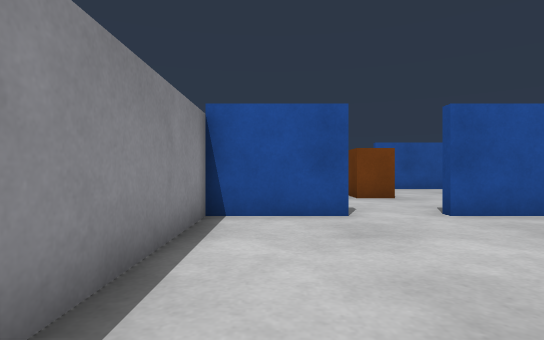
[1] (above)

21 first-person views from a walk through a robot-simulator world made for Gazebo. The camera is 0.45 m above the floor, looks level and sees 80° across. The floor is counted in squares, 0.5 m on a side. Each view is taken from the middle of a square. On the plan, view 1 faces up. The plan holds only what a view shows up to about 12 squares ahead; the rest is blank.

[2]
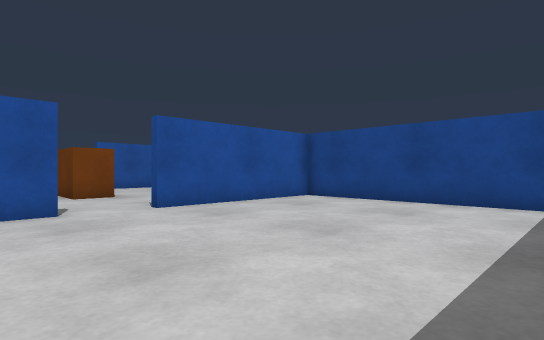

[3]
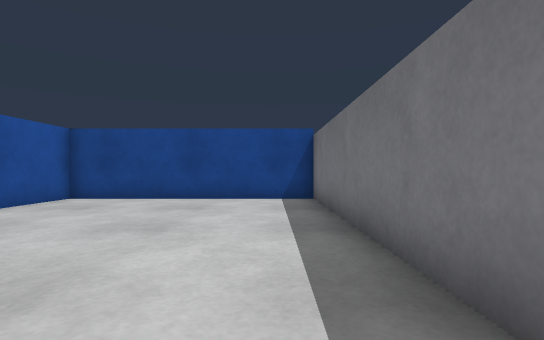

[4]
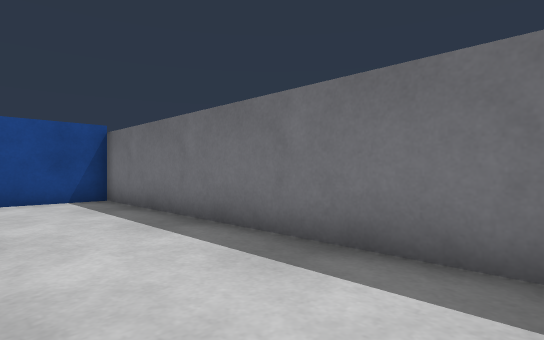

[5]
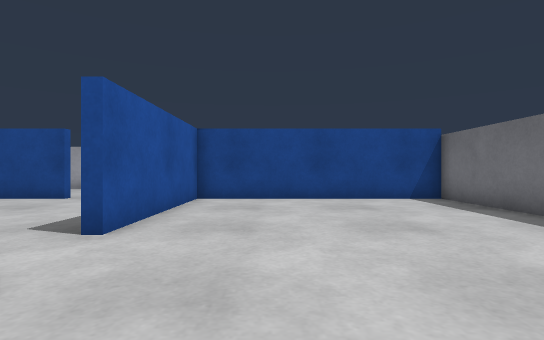

[6]
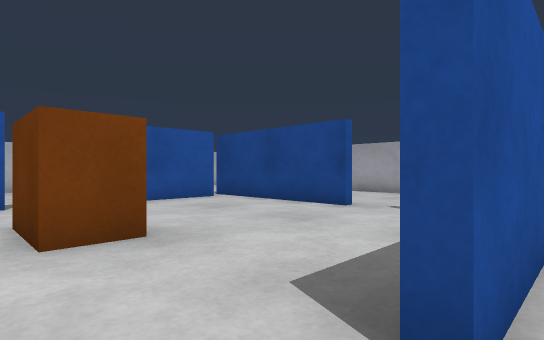

[7]
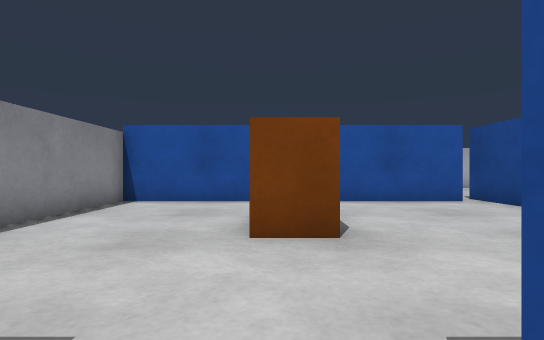

[8]
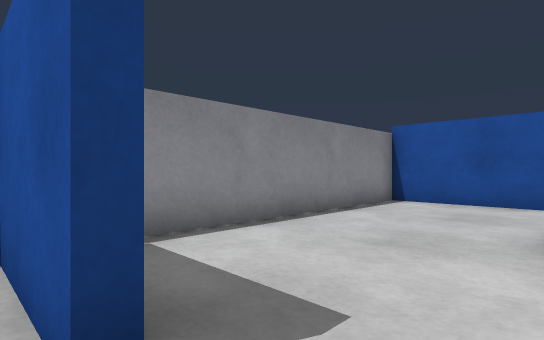

[9]
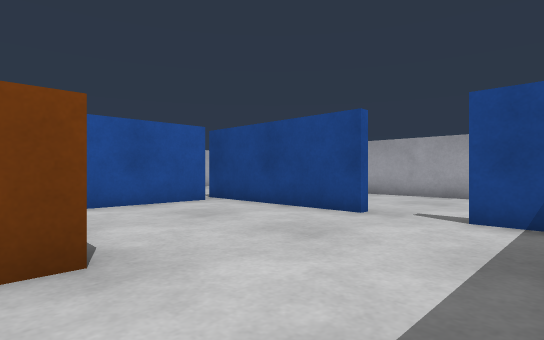

[10]
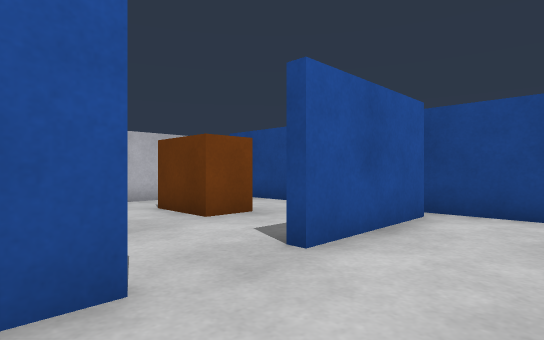

[11]
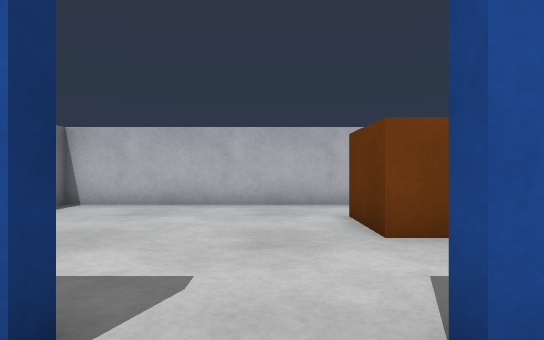

[12]
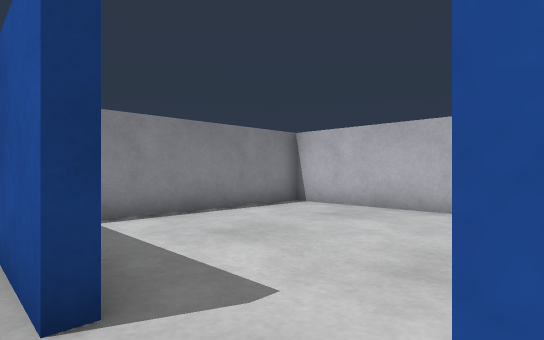

[13]
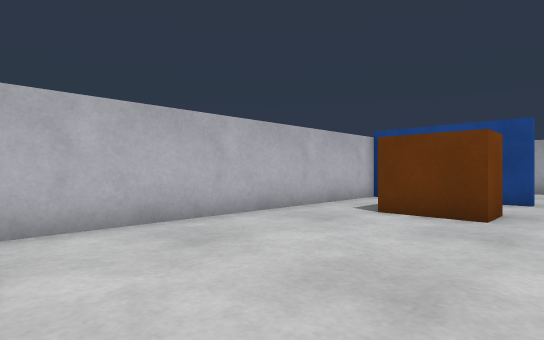

[14]
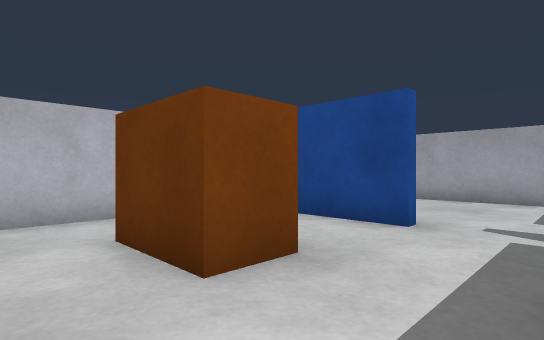

[15]
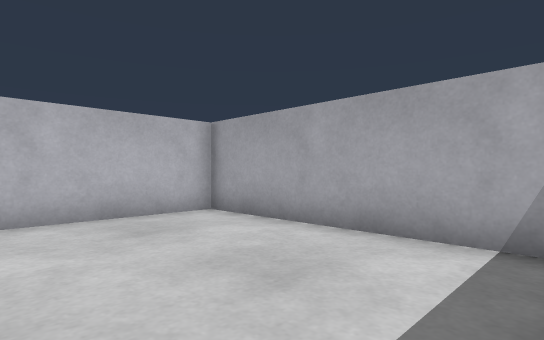

[16]
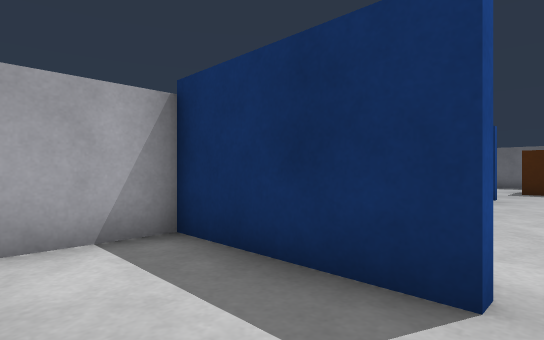

[17]
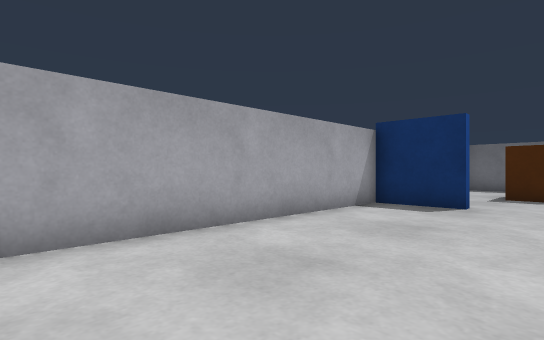

[18]
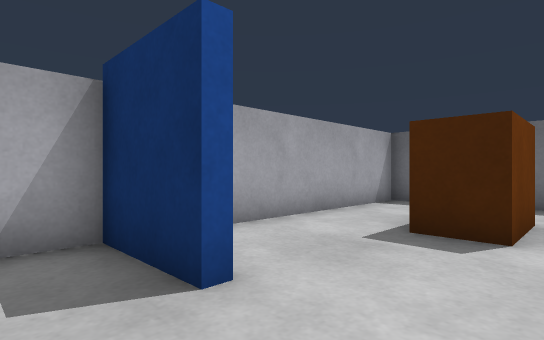

[19]
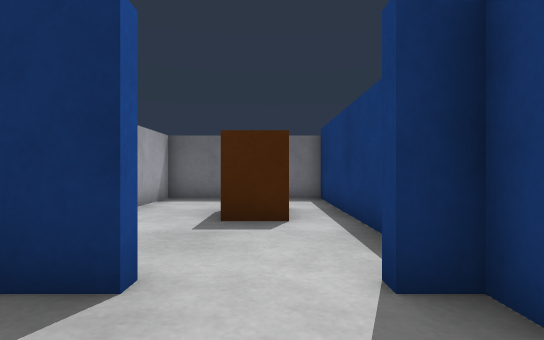

[20]
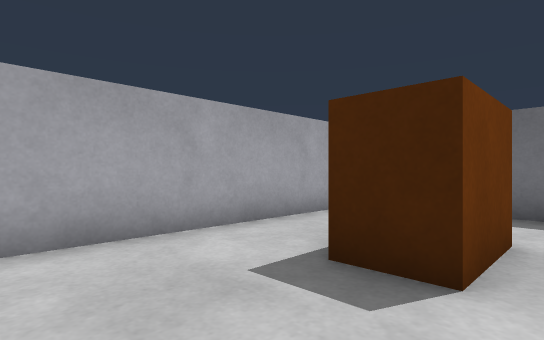

[21]
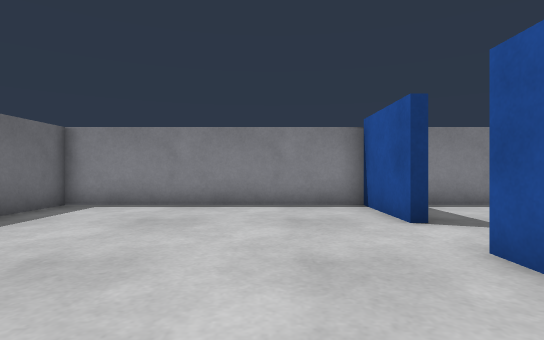

### Floor plan
Ten units are one square. View 1 is at (0, 0); x grows to the right and y downward. Boxes are objects, and circles mark ways between rooms. Rooms are numbered by the first view taken in them; rooms with no view inside come last. Other rooms are left out.
<svg viewBox="-18 -228 166 246">
<path fill="none" stroke="#000" d="M15 -68 15 -63 -13 -63 -13 13 92 13 92 -63 35 -63M35 -63 35 -68M29 -158 29 -153 -13 -153 -13 -78M92 -104 92 -161M86 -153 49 -153M92 -75 92 -85M49 -153 49 -158M92 -180 92 -223 -13 -223 -13 -169M105 -156 143 -156 143 -223 105 -223M105 -152 105 -156M94 -72 94 -66 101 -66M121 -62 121 -66 143 -66 143 -146M94 -45 94 13 111 13M101 -66 101 -62M126 13 143 13 143 -56"/>
<rect x="25" y="-125" width="20" height="20" fill="#bbb"><title>brown box</title></rect>
<rect x="55" y="-205" width="10" height="20" fill="#bbb"><title>brown box</title></rect>
<rect x="105" y="-35" width="20" height="20" fill="#bbb"><title>brown box</title></rect>
<circle cx="25" cy="-70" r="3" fill="#2a7"/>
<circle cx="35" cy="-160" r="3" fill="#2a7"/>
<circle cx="90" cy="-95" r="3" fill="#2a7"/>
<circle cx="90" cy="-175" r="3" fill="#2a7"/>
<circle cx="100" cy="-160" r="3" fill="#2a7"/>
<circle cx="115" cy="-70" r="3" fill="#2a7"/>
<text x="30" y="-30">1</text>
<text x="30" y="-110">2</text>
<text x="30" y="-190">3</text>
<text x="120" y="-190">4</text>
<text x="120" y="-110">5</text>
<text x="120" y="-30">6</text>
</svg>
Room 1 opens to room 2. Room 2 opens to room 3. Room 2 opens to room 5. Room 3 opens to room 4. Room 4 opens to room 5. Room 5 opens to room 6.

Where each view was taken, in squares from view 1:
view 1: 0 up, 0 right, facing up
view 2: 1 down, 0 right, facing up-right
view 3: 0 up, 1 left, facing right
view 4: 2 up, 1 left, facing down-right
view 5: 4 up, 1 left, facing right
view 6: 6 up, 2 right, facing up-right
view 7: 6 up, 3 right, facing up
view 8: 6 up, 3 right, facing up-left
view 9: 7 up, 3 right, facing up-right
view 10: 13 up, 2 right, facing up-right
view 11: 14 up, 4 right, facing up
view 12: 15 up, 5 right, facing up-left
view 13: 17 up, 1 left, facing up-right
view 14: 16 up, 4 right, facing up-right
view 15: 16 up, 10 right, facing up-right
view 16: 18 up, 10 right, facing down-right
view 17: 15 up, 10 right, facing down-right
view 18: 8 up, 10 right, facing down-right
view 19: 9 up, 11 right, facing down
view 20: 6 up, 10 right, facing down-right
view 21: 4 up, 7 right, facing left
